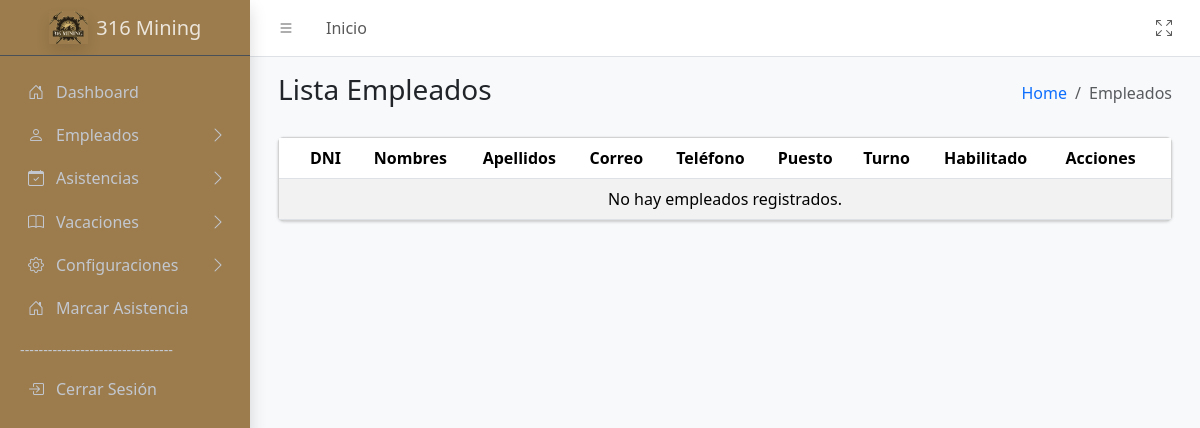
The app's page /sistema/controller/UsuariosController/UsuariosController.php?action=MostrarUsuario (signed in), older data.
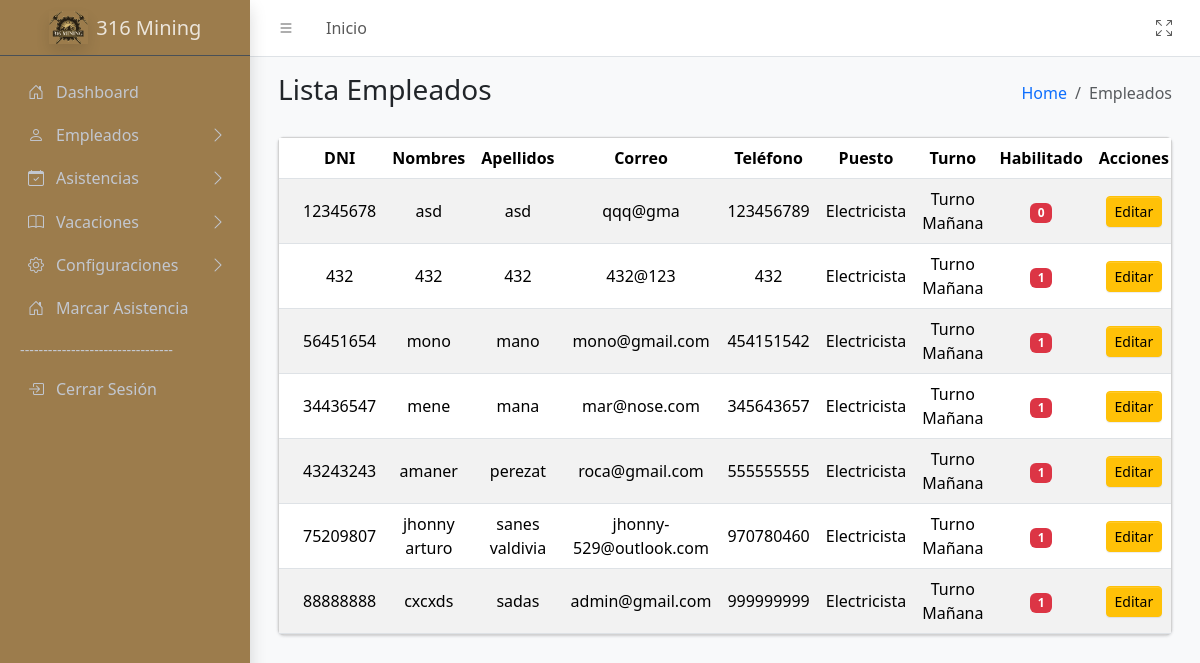
The same page, newer data.
### tables this page shows
CREATE TABLE `empleados` (
  `idEmpleado` int(11) NOT NULL,
  `nombres` varchar(50) NOT NULL,
  `apellidos` varchar(50) NOT NULL,
  `dni` varchar(8) NOT NULL,
  `correo` varchar(50) NOT NULL,
  `telefono` varchar(15) DEFAULT NULL,
  `idPuesto` int(11) DEFAULT NULL,
  `idTurno` int(11) DEFAULT NULL,
  `estado` enum('Activo','Inactivo') DEFAULT 'Activo',
  `habilitado` tinyint(1) NOT NULL,
  `idApp` varchar(10) DEFAULT NULL COMMENT 'id para la app',
  `passwordApp` varchar(20) DEFAULT NULL COMMENT 'contra para la app',
  `idmarcar` varchar(5) NOT NULL,
  `passmarcar` varchar(5) NOT NULL
);

CREATE TABLE `puestos` (
  `idPuesto` int(11) NOT NULL,
  `nombrePuesto` varchar(50) NOT NULL,
  `area` varchar(50) DEFAULT NULL,
  `descripcion` varchar(50) NOT NULL
);

CREATE TABLE `turnos` (
  `idTurno` int(11) NOT NULL,
  `descripcion` varchar(50) NOT NULL,
  `entrada_previa` time NOT NULL,
  `entrada` time DEFAULT NULL,
  `salida` time DEFAULT NULL,
  `receso` time NOT NULL
);

### sistema/controller/BaseController.php (called while the page is built, shortened)
<?php
class BaseController {
        protected function loadView($view,
                                        $data = [],
                                        $additionalCss = [],
                                        $additionalJs = [],
                                        $title = 'Sistema') {
                                    include __DIR__ . '/../view/templates/layout.php';
    }
}
?>

### sistema/model/conexion.php (called while the page is built, shortened)
<?php
class Database {
    public function __construct() {
        try {
            $host = 'localhost';
            $dbname = 'biometrico';
            $username = 'root';
            $password = '';
            $this->conn = new PDO("mysql:host=$host;dbname=$dbname", $username, $password);
        } catch (PDOException $e) {
            echo "Error de conexión: " . $e->getMessage();
            exit();
        }
    }
}
?>

### sistema/model/UsuarioModel/ListaModel.php (called while the page is built, shortened)
<?php
require_once __DIR__ . '/../conexion.php';
class ListaModel extends Database
{
    public function getUsuarios()
    {
        $sql = "SELECT e.idEmpleado, e.nombres, e.apellidos, e.dni, e.correo, e.telefono,
                                e.idPuesto, p.nombrePuesto AS puesto,
                                e.idTurno, t.descripcion AS turno,
                                e.habilitado
                    FROM empleados e
                    LEFT JOIN puestos p ON e.idPuesto = p.idPuesto
                    LEFT JOIN turnos t ON e.idTurno = t.idTurno";
        $stmt = $this->conn->prepare($sql);
        $stmt->execute();
        return $stmt->fetchAll(PDO::FETCH_ASSOC);
    }
}

### sistema/view/Usuarios/Lista.php (the view, shortened to what the changed rows need)
<div class="app-content">
    <div class="container-fluid">
        <div class="row mt-4">
            <div class="col-lg-12">
                <div class="card mb-4">
                    <div class="card-body table-responsive p-0">
                        <table class="table table-striped align-middle text-center">
                            <thead>
                                <tr>
                                    <th>DNI</th>
                                    <th>Nombres</th>
                                    <th>Apellidos</th>
                                    <th>Correo</th>
                                    <th>Teléfono</th>
                                    <th>Puesto</th>
                                    <th>Turno</th>
                                    <th>Habilitado</th>
                                    <th>Acciones</th>
                                </tr>
                            </thead>
                            <tbody>
                                <?php if (!empty($usuarios)): ?>
                                    <?php foreach ($usuarios as $empleado): ?>
                                        <tr>
                                            <td><?php echo $empleado['dni']; ?></td>
                                            <td><?php echo $empleado['nombres']; ?></td>
                                            <td><?php echo $empleado['apellidos']; ?></td>
                                            <td><?php echo $empleado['correo']; ?></td>
                                            <td><?php echo $empleado['telefono']; ?></td>
                                            <td><?php echo $empleado['puesto']; ?></td>
                                            <td><?php echo $empleado['turno']; ?></td>
                                            <td class="text-center align-middle">
                                                <span class="badge bg-<?php echo $empleado['habilitado'] == 'activo' ? 'success' : 'danger'; ?>">
                                                    <?php echo ucfirst($empleado['habilitado']); ?>
                                                </span>
                                            </td>
                                            <td class="text-center align-middle">
                                                <button class="btn btn-warning btn-sm" data-bs-toggle="modal" data-bs-target="#editModal"
                                                    data-id="<?= $empleado['idEmpleado'] ?>"
                                                    data-nombres="<?= $empleado['nombres'] ?>"
                                                    data-apellidos="<?= $empleado['apellidos'] ?>"
                                                    data-correo="<?= $empleado['correo'] ?>"
                                                    data-telefono="<?= $empleado['telefono'] ?>"
                                                    data-puesto="<?= $empleado['puesto'] ?>"
                                                    data-turno="<?= $empleado['turno'] ?>"
                                                    data-habilitado="<?= $empleado['habilitado'] == 'activo' ? '1' : '0'; ?>">Editar</button>
                                            </td>
                                        </tr>
                                    <?php endforeach; ?>
                                <?php else: ?>
                                    <tr>
                                        <td colspan="11" class="text-center">No hay empleados registrados.</td>
                                    </tr>
                                <?php endif; ?>
                            </tbody>
                        </table>
                    </div>
                </div>
            </div>
        </div>
    </div>
</div>

Row changes from the older to the newer data that the page shows:
added empleados: dni "12345678", nombres "asd", apellidos "asd", correo "qqq@gma", telefono "123456789", idPuesto.nombrePuesto "Electricista", idTurno.descripcion "Turno Mañana", habilitado "0"
added empleados: dni "432", nombres "432", apellidos "432", correo "432@123", telefono "432", idPuesto.nombrePuesto "Electricista", idTurno.descripcion "Turno Mañana", habilitado "1"
added empleados: dni "56451654", nombres "mono", apellidos "mano", correo "mono@gmail.com", telefono "454151542", idPuesto.nombrePuesto "Electricista", idTurno.descripcion "Turno Mañana", habilitado "1"
added empleados: dni "34436547", nombres "mene", apellidos "mana", correo "mar@nose.com", telefono "345643657", idPuesto.nombrePuesto "Electricista", idTurno.descripcion "Turno Mañana", habilitado "1"
added empleados: dni "43243243", nombres "amaner", apellidos "perezat", correo "roca@gmail.com", telefono "555555555", idPuesto.nombrePuesto "Electricista", idTurno.descripcion "Turno Mañana", habilitado "1"
added empleados: dni "75209807", nombres "jhonny arturo", apellidos "sanes valdivia", correo "jhonny-529@outlook.com", telefono "970780460", idPuesto.nombrePuesto "Electricista", idTurno.descripcion "Turno Mañana", habilitado "1"
added empleados: dni "88888888", nombres "cxcxds", apellidos "sadas", correo "admin@gmail.com", telefono "999999999", idPuesto.nombrePuesto "Electricista", idTurno.descripcion "Turno Mañana", habilitado "1"
Text that changed along with them:
text no longer shown: "No hay empleados registrados."
